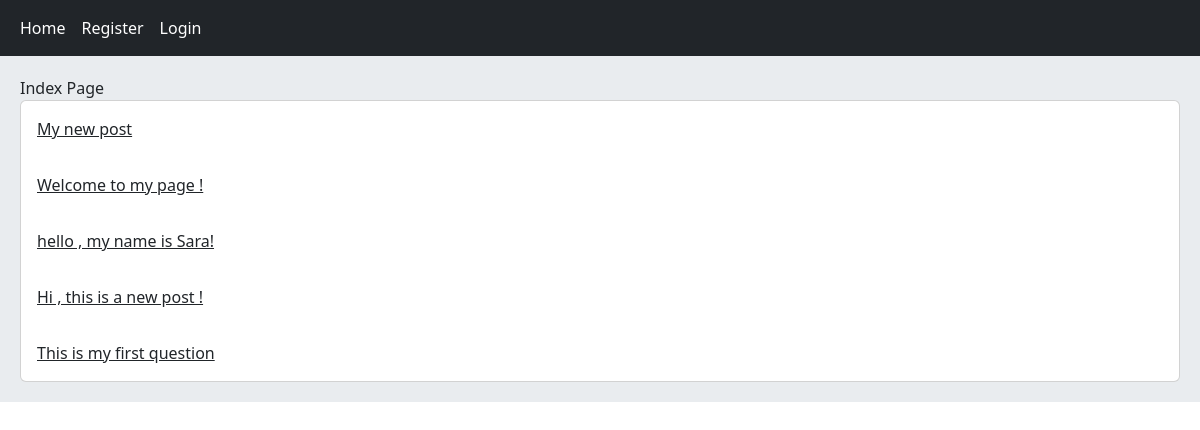
/home/, run on an earlier commit of the app's database.
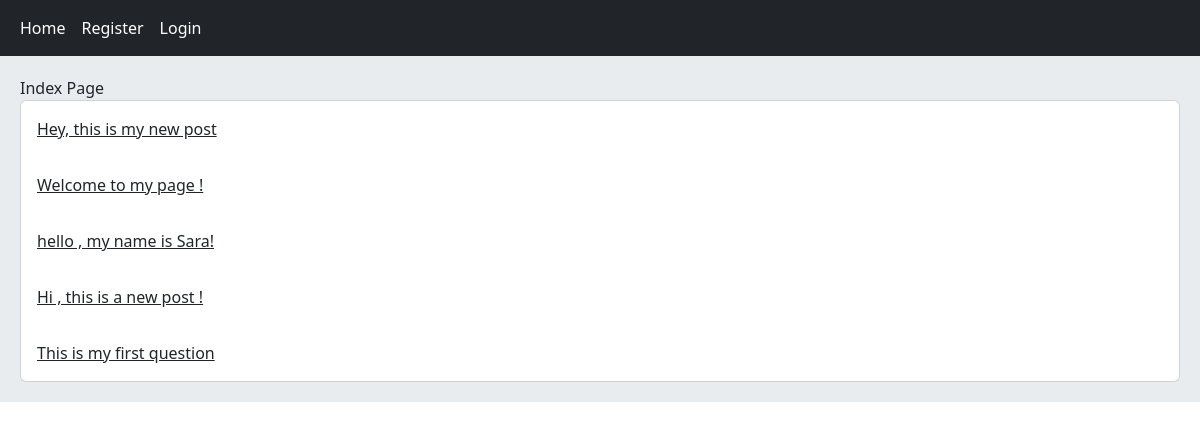
And on a later commit of the database.
### home/models.py (models this page shows, shortened)
class Post(models.Model):
    user = models.ForeignKey(User, on_delete=models.CASCADE ,related_name='posts')
    body = models.TextField()
    slug = models.SlugField()
    created = models.DateTimeField(auto_now_add=True)
    updated = models.DateTimeField(auto_now=True)
    class Meta:
        ordering = ('-created',)
    def get_absolute_url(self):
        return reverse('home:post_detail',args=(self.id,self.slug))

### home/views.py (the view)
# urls.py: path('', views.HomeView.as_view() , name='index'),
class HomeView(View):
    def get(self,request):
        posts = Post.objects.all()
        return render(request, 'home/index.html',{'posts':posts})

### home/templates/home/index.html
{% extends 'base.html' %}
{% block content %}
   Index Page
   <div class="card">
      {% for post in posts %}
         <a href="{{ post.get_absolute_url }}" class="card-body">{{ post.body|truncatewords:8 }}</a>
      {% endfor %}
   </div>
{% endblock %}

What changed in the data, as far as the page shows it:
changed Post: body "My new post" → "Hey, this is my new post"
